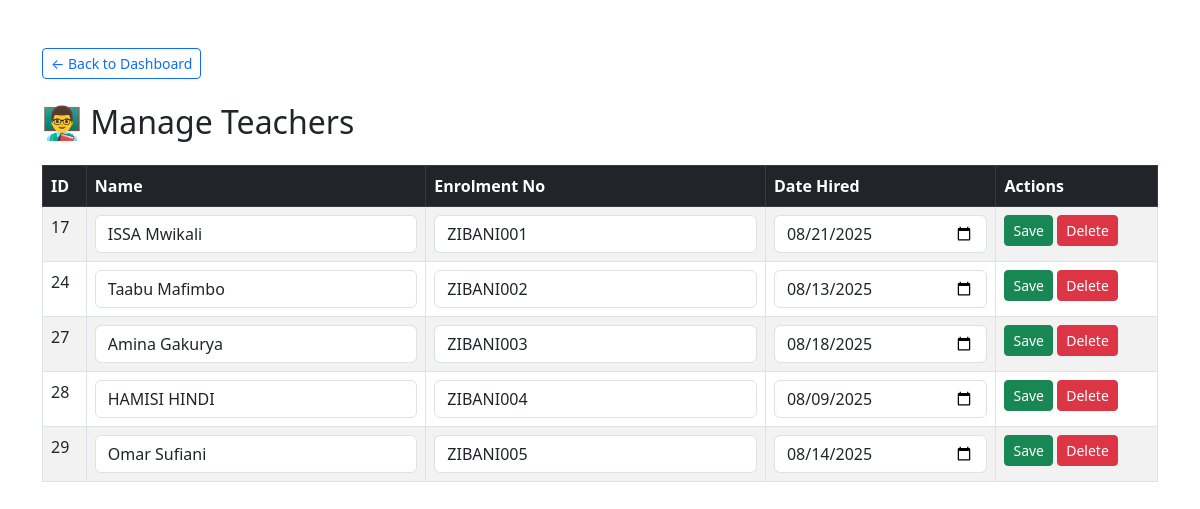
Screenshot of /manager/manage_teachers.php (signed in) with the database file from the repository.
### tables this page shows
CREATE TABLE `teacher` (
  `id` int(11) NOT NULL,
  `user_id` int(11) NOT NULL,
  `name` varchar(50) NOT NULL,
  `school_id` int(11) DEFAULT NULL,
  `enrolment_no` varchar(50) NOT NULL,
  `date_hired` date DEFAULT current_timestamp()
);

### manager/manage_teachers.php (the view, shortened to what this page needs)
<?php
include 'db.php';
$school_id = $_SESSION['school_id'];
$stmt = $conn->prepare("SELECT * FROM teacher WHERE school_id = ?");
$stmt->bind_param("i", $school_id);
$stmt->execute();
$result = $stmt->get_result();
?>
<!DOCTYPE html>
<head>
    <link href="https://cdn.jsdelivr.net/npm/bootstrap@5.3.0/dist/css/bootstrap.min.css" rel="stylesheet">
</head>
<body class="container mt-5">
<a href="dashboard.php" class="btn btn-outline-primary mb-4 btn-sm">
    &larr; Back to Dashboard
</a>
    <h2 class="mb-4">👨‍🏫 Manage Teachers</h2>
    <table class="table table-bordered table-striped">
        <thead class="table-dark">
            <tr>
                <th>ID</th>
                <th>Name</th>
                <th>Enrolment No</th>
                <th>Date Hired</th>
                <th>Actions</th>
            </tr>
        </thead>
        <tbody>
        <?php while($row = $result->fetch_assoc()): ?>
            <tr>
                <form method="post">
                    <td><?= $row['id']; ?></td>
                    <td><input type="text" name="name" value="<?= htmlspecialchars($row['name']); ?>" class="form-control" required></td>
                    <td><input type="text" name="enrolment_no" value="<?= htmlspecialchars($row['enrolment_no']); ?>" class="form-control" required></td>
                    <td><input type="date" name="date_hired" value="<?= $row['date_hired']; ?>" class="form-control" required></td>
                    <td>
                        <button type="submit" name="update" class="btn btn-success btn-sm">Save</button>
                        <a href="?delete=<?= $row['id']; ?>" class="btn btn-danger btn-sm" onclick="return confirm('Are you sure?')">Delete</a>
                    </td>
                </form>
            </tr>
        <?php endwhile; ?>
        </tbody>
    </table>
</body>
</html>

### rows the page displays
teacher: id "17", name "ISSA Mwikali", enrolment_no "ZIBANI001", date_hired "08/21/2025"
teacher: id "24", name "Taabu Mafimbo", enrolment_no "ZIBANI002", date_hired "08/13/2025"
teacher: id "27", name "Amina Gakurya", enrolment_no "ZIBANI003", date_hired "08/18/2025"
teacher: id "28", name "HAMISI HINDI", enrolment_no "ZIBANI004", date_hired "08/09/2025"
teacher: id "29", name "Omar Sufiani", enrolment_no "ZIBANI005", date_hired "08/14/2025"
